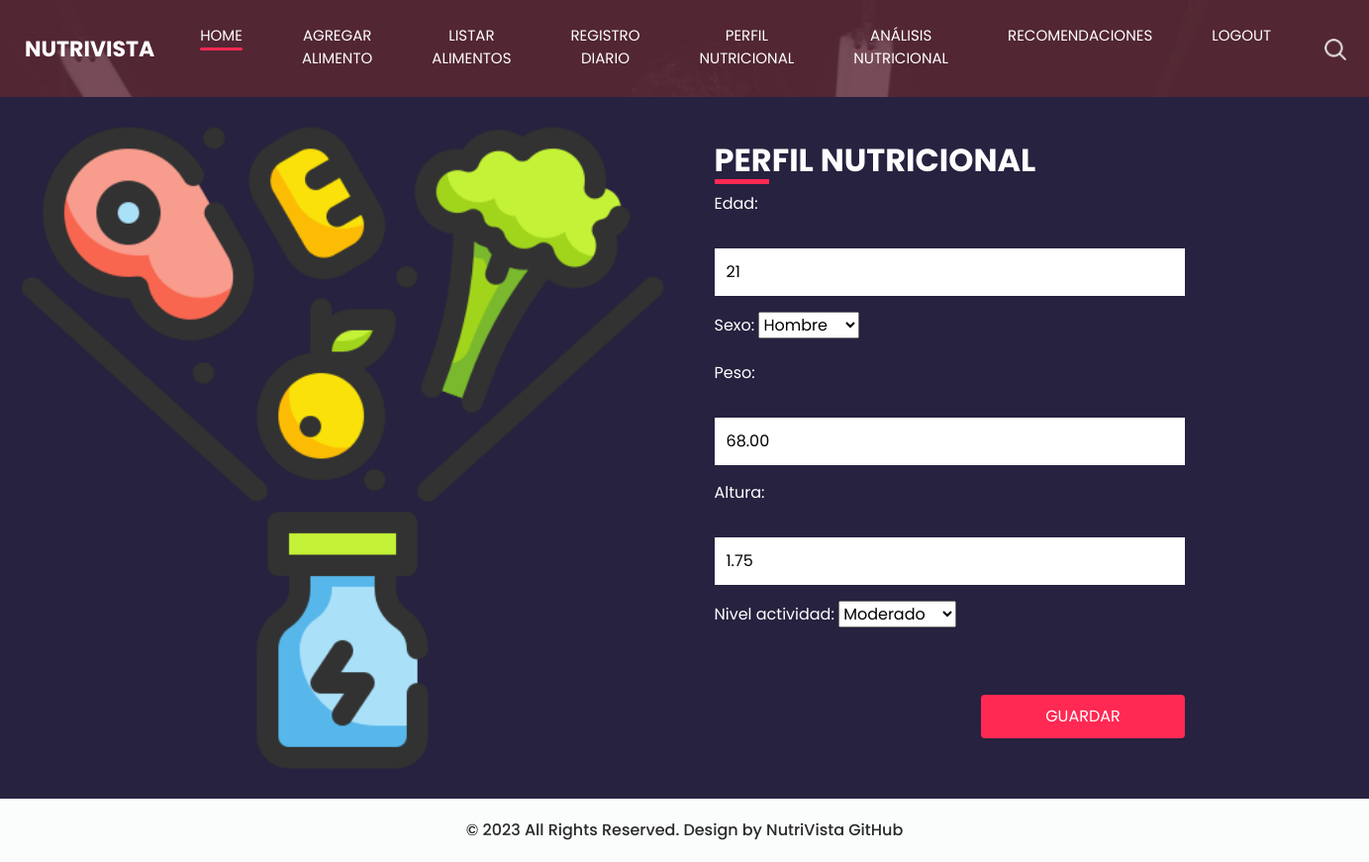
/perfil_nutricional/ (signed in), run on the app's committed database.
### base/models.py (models this page shows, shortened)
class PerfilNutricional(models.Model):
    usuario = models.OneToOneField(User, on_delete=models.CASCADE)
    edad = models.PositiveIntegerField()
    sexo = models.CharField(max_length=10, choices=[('Hombre', 'Hombre'), ('Mujer', 'Mujer')])
    peso = models.DecimalField(max_digits=6, decimal_places=2)
    altura = models.DecimalField(max_digits=6, decimal_places=2)
    nivel_actividad = models.CharField(max_length=50, choices=NIVEL_ACTIVIDAD_CHOICES)

### base/views.py (the view)
# urls.py: path('perfil_nutricional/', perfil_nutricional, name='perfil_nutricional'),
@login_required
def perfil_nutricional(request):
    perfil, created = PerfilNutricional.objects.get_or_create(
        usuario=request.user,
        defaults={'edad': 0, 'peso': 0.0, 'altura': 0.0, 'sexo': 'Hombre', 'nivel_actividad': 'sedentario'}
    )
    if request.method == "POST":
        form = PerfilNutricionalForm(request.POST, instance=perfil)
        if form.is_valid():
            form.save()
            return redirect('main_page')
    else:
        form = PerfilNutricionalForm(instance=perfil)
    return render(request, 'base/perfil_nutricional.html', {'form': form})

### base/forms.py
class PerfilNutricionalForm(forms.ModelForm):
    class Meta:
        model = PerfilNutricional
        fields = ['edad', 'sexo', 'peso', 'altura', 'nivel_actividad']

### base/templates/base/perfil_nutricional.html (shortened to what this page needs)
{% load static %}
<html>
<head>
    <link rel="stylesheet" type="text/css" href="https://cdnjs.cloudflare.com/ajax/libs/OwlCarousel2/2.3.4/assets/owl.carousel.min.css" />
    <link rel="stylesheet" type="text/css" href="{% static 'css/bootstrap.css' %}" />
    <link href="{% static 'css/style.css' %}" rel="stylesheet" />
    <link href="{% static 'css/responsive.css' %}" rel="stylesheet" />
</head>
<body class="sub_page">
    <div class="hero_area">
        <header class="header_section">
            <div class="container-fluid">
                <nav class="navbar navbar-expand-lg custom_nav-container ">
                    <a class="navbar-brand" href="{% url 'main_page' %}">
                        <span>
                            NutriVista
                        </span>
                    </a>
                    <div class="collapse navbar-collapse" id="navbarSupportedContent">
                        <div class="d-flex ml-auto flex-column flex-lg-row align-items-center">
                          <ul class="navbar-nav  ">
                            <li class="nav-item active">
                              <a class="nav-link" href="{% url 'main_page' %}">Home <span class="sr-only">(current)</span></a>
                            </li>
                            {% if not user.is_superuser %}
                            <li class="nav-item">
                              <a class="nav-link" href="{% url 'agregar_alimento' %}"> Agregar Alimento</a>
                            </li>
                              <li class="nav-item">
                              <a class="nav-link" href="{% url 'listar_alimentos' %}"> Listar Alimentos</a>
                            </li>
                            <li class="nav-item">
                              <a class="nav-link" href="{% url 'registro_diario' %}"> Registro Diario</a>
                            </li>
                            <li class="nav-item">
                              <a class="nav-link" href="{% url 'perfil_nutricional' %}"> Perfil Nutricional</a>
                            </li>
                            <li class="nav-item">
                              <a class="nav-link" href="{% url 'analisis_nutricional' %}"> Análisis Nutricional</a>
                            </li>
                            <li class="nav-item">
                              <a class="nav-link" href="{% url 'sugerencias_alimentos' %}"> Recomendaciones</a>
                            </li>
                            {% endif %}
                            <li class="nav-item">
                              <a class="nav-link" href="{% url 'logout' %}"> Logout</a>
                            </li>
                          </ul>
                            <div class="user_option">
                                <form class="form-inline my-2 my-lg-0 ml-0 ml-lg-4 mb-3 mb-lg-0">
                                    <button class="btn  my-2 my-sm-0 nav_search-btn" type="submit"></button>
                                </form>
                            </div>
                        </div>
                    </div>
                </nav>
            </div>
        </header>
    </div>
    <section class="contact_section ">
        <div class="container-fluid">
            <div class="row">
                <div class="col-md-6 px-0">
                    <div class="img-box">
                        <img src="{% static 'images/2317045.png' %}" alt="">
                    </div>
                </div>
                <div class="col-lg-5 col-md-6">
                    <div class="form_container pr-0 pr-lg-5 mr-0 mr-lg-2">
                        <div class="heading_container">
                            <h2>
                                Perfil Nutricional
                            </h2>
                        </div>
                        <form method="post">
                            {{ form.as_p }}
                            <div class="d-flex ">
                                <button type="submit" class="btn btn-primary">Guardar</button>
                            </div>
                        </form>
                    </div>
                </div>
            </div>
        </div>
    </section>
    <footer class="container-fluid footer_section">
        <p>
            &copy; 2023 All Rights Reserved. Design by NutriVista
            <a href="https://github.com/davidguillen2002/proyectoweb.git">GitHub</a>
        </p>
    </footer>
</body>
</html>

### base/static/css/style.css (style rules this page uses)
body { font-family: 'Poppins', sans-serif; color: #000000; background-color: #ffffff; }
.heading_container { display: -webkit-box; display: -ms-flexbox; display: flex; -webkit-box-pack: center; -ms-flex-pack: center; justify-content: center; text-align: center; }
.heading_container h2 { font-weight: bold; position: relative; padding-bottom: 5px; text-transform: uppercase; }
.heading_container h2::before { content: ""; position: absolute; bottom: 0; left: 50%; width: 55px; height: 5px; background-color: #ff2953; -webkit-transform: translateX(-50%); transform: translateX(-50%); }
.hero_area { height: 100vh; display: -webkit-box; display: -ms-flexbox; display: flex; -webkit-box-orient: vertical; -webkit-box-direction: normal; -ms-flex-direction: column; flex-direction: column; background-image: url(../images/hero-bg.jpg); background-size: cover; background-attachment: fixed; }
.sub_page .hero_area { height: auto; }
.header_section .container-fluid { padding-right: 25px; padding-left: 25px; }
.custom_nav-container.navbar-expand-lg .navbar-nav .nav-item .nav-link { margin: 10px 30px; padding: 0; padding-bottom: 3px; color: #ffffff; text-align: center; position: relative; text-transform: uppercase; font-size: 15px; }
.custom_nav-container.navbar-expand-lg .navbar-nav .nav-item .nav-link::after { display: none; content: ""; position: absolute; left: 0; bottom: 0; width: 100%; height: 3px; border-radius: 5px; background-color: #ffffff; }
.custom_nav-container.navbar-expand-lg .navbar-nav .nav-item.active a::after, .custom_nav-container.navbar-expand-lg .navbar-nav .nav-item:hover a::after { display: block; background-color: #ff2953; }
a, a:hover, a:focus { text-decoration: none; }
.btn, .btn:focus { outline: none !important; -webkit-box-shadow: none; box-shadow: none; }
.user_option { display: -webkit-box; display: -ms-flexbox; display: flex; -webkit-box-align: center; -ms-flex-align: center; align-items: center; }
.custom_nav-container .nav_search-btn { background-image: url(../images/search-icon.png); background-size: 22px; background-repeat: no-repeat; background-position-y: 7px; width: 35px; height: 35px; padding: 0; border: none; }
.navbar-brand { display: -webkit-box; display: -ms-flexbox; display: flex; -webkit-box-align: center; -ms-flex-align: center; align-items: center; position: relative; }
.navbar-brand span { font-size: 22px; text-transform: uppercase; font-weight: bold; color: #ffffff; position: relative; z-index: 3; }
.custom_nav-container { z-index: 99999; padding: 15px 0; }
.contact_section { position: relative; background-color: #27223f; color: #ffffff; }
.contact_section .heading_container { -webkit-box-pack: start; -ms-flex-pack: start; justify-content: start; }
.contact_section .heading_container h2::before { text-align: left; left: 0; -webkit-transform: none; transform: none; }
.contact_section .row { -webkit-box-align: center; -ms-flex-align: center; align-items: center; }
.contact_section .img-box img { width: 100%; }
.contact_section .form_container { padding: 45px 0 45px 15px; }
.contact_section input { width: 100%; border: none; background-color: #ffffff; outline: none; color: #000000; margin-top: 25px; padding: 12px; }
.contact_section input::placeholder { color: #2a2a2c; }
.contact_section button { padding: 10px 65px; outline: none; border: none; color: #ffffff; background: #ff2953; margin: 45px 0 0 auto; text-transform: uppercase; }
.footer_section { background-color: #fbfdfd; padding: 20px; font-weight: 500; }
.footer_section p { color: #292929; margin: 0; text-align: center; }
.footer_section a { color: #292929; }

### data on the page
PerfilNutricional: edad "21", sexo "Hombre", peso "68.00", altura "1.75", nivel_actividad "Moderado"
